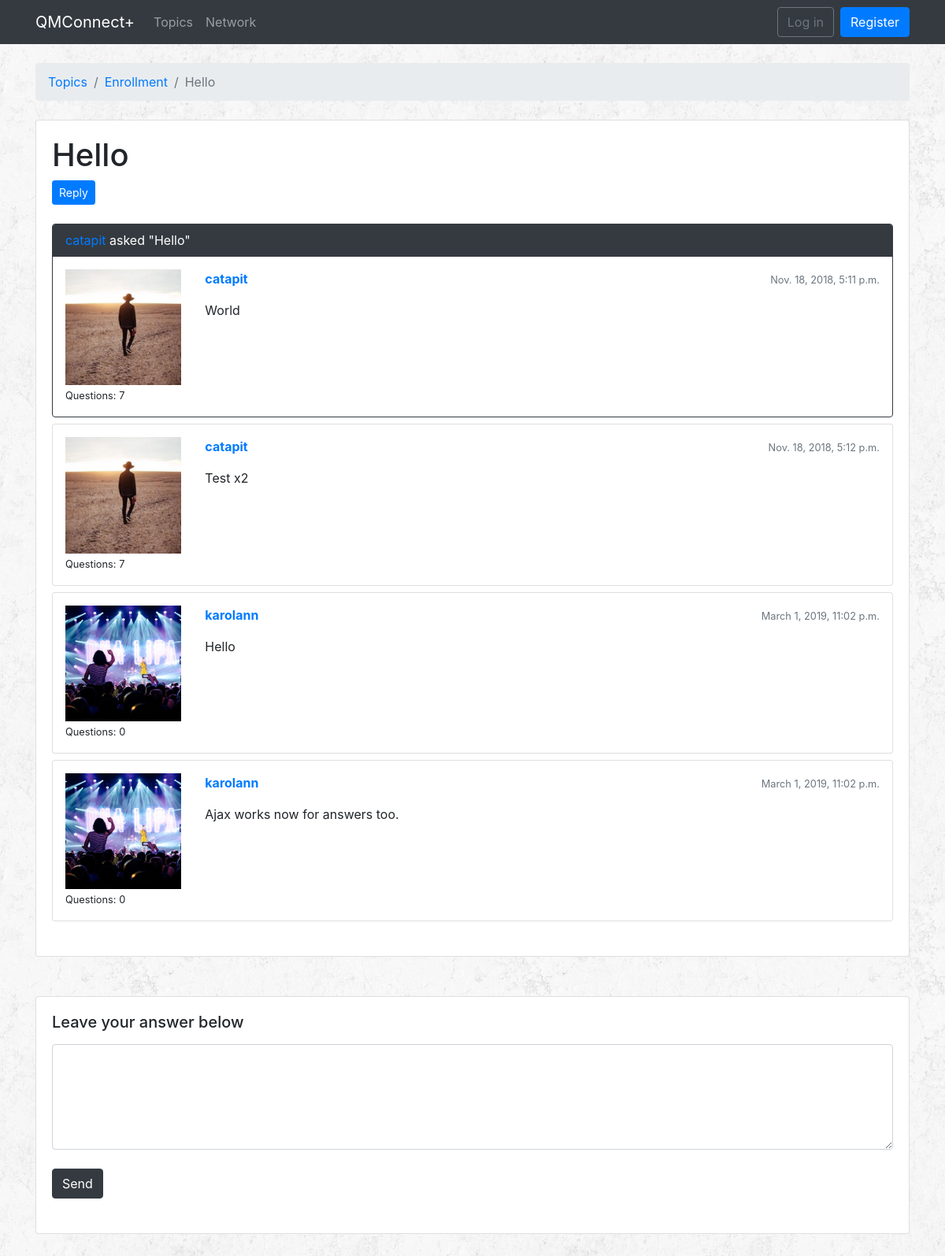
Page /topics/1/questions/323/ on the committed database.
### qa/models.py (models this page shows, shortened)
class Question(models.Model):
    subject = models.CharField(max_length=255)
    last_updated = models.DateTimeField(auto_now_add=True)
    topic = models.ForeignKey(Topic, related_name='questions', on_delete=models.CASCADE)
    starter = models.ForeignKey(User, related_name='questions', on_delete=models.CASCADE)
    views = models.PositiveIntegerField(default=0)

class Topic(models.Model):
    name = models.CharField(max_length=30, unique=True)
    description = models.CharField(max_length=100)

class Answer(models.Model):
    message = models.TextField(max_length=4000)
    question = models.ForeignKey(Question, related_name='answers', on_delete=models.CASCADE)
    created_at = models.DateTimeField(auto_now_add=True)
    updated_at = models.DateTimeField(null=True)
    created_by = models.ForeignKey(User, related_name='answers', on_delete=models.CASCADE)
    updated_by = models.ForeignKey(User, null=True, related_name='+', on_delete=models.CASCADE)
    def message_to_markdown(self):
        return mark_safe(markdown(self.message, safe_mode='escape'))

### accounts/models.py (models this page shows, shortened)
class Profile(models.Model):
    YEAR = (
        ('1', '1st year'),
        ('2', '2nd year'),
        ('3', '3rd year'),
    )
    SUBJECT = (
        ('BCS', 'BSc Computer Science'),
        ('BCSM', 'BSc Computer Science and Mathematics'),
        ('BCSIE', 'BSc Computer Science with Industrial Experience'),
        ('BCSWM', 'BSc Computer Science with Management (ITMB)'),
    )
    user = models.OneToOneField(User, on_delete=models.CASCADE)
    dob = models.DateField(auto_now=False, auto_now_add=False)
    image = models.ImageField(upload_to='profile_images', default='')
    universityYear = models.CharField(choices=YEAR, max_length=1, default='')
    subject = models.CharField(choices=SUBJECT, max_length=5, default='')
    module = models.ManyToManyField(Module)
    interest = models.ManyToManyField(Interest)
    message = models.ManyToManyField('self', blank=True, symmetrical=False, through="Message")

### qa/views.py (the view)
# urls.py: path('topics/<int:pk>/questions/<int:question_pk>/', qa_views.AnswersView.as_view(), name = 'question_answers'),
class AnswersView(ListView):
    model = Answer
    context_object_name = 'answers'
    template_name = 'question_answers.html'
    paginate_by = 5
    def get_context_data(self, **kwargs):
        session_key = 'viewed_question_{}'.format(self.question.pk)
        if not self.request.session.get(session_key, False):
            self.question.views += 1
            self.question.save()
            self.request.session[session_key] = True
        kwargs['question'] = self.question
        return super().get_context_data(**kwargs)
    def get_queryset(self):
        self.question = get_object_or_404(Question, topic__pk = self.kwargs.get('pk'), pk = self.kwargs.get('question_pk'))
        queryset = self.question.answers.order_by('created_at')
        return queryset

### templates/question_answers.html (shortened to what this page needs)
{% extends 'base.html' %}
{% load static %}
{% block breadcrumb %}
<li class="breadcrumb-item"><a href="{% url 'qa:home' %}">Topics</a></li>
<li class="breadcrumb-item"><a href="{% url 'qa:topic_questions' question.topic.pk %}">{{ question.topic.name }}</a></li>
<li class="breadcrumb-item active">{{ question.subject }}</li>
{% endblock %}
{% block content %}
<div class="bottom-padding">
  <div class="card">
    <div class="card-body">
      <div class="mb-4">
        <h1> {{ question.subject }} </h1>
        <a href="{% url 'qa:answer_question' question.topic.pk question.pk %}" class="btn btn-primary btn-sm" role="button">Reply</a>
      </div>
      {% for answer in answers %}
      <div id="{{ answer.pk }}" class="card {% if forloop.last %}mb-4{% else %}mb-2{% endif %} {% if forloop.first %}border-dark{% endif %}">
        {% if forloop.first %}
        <div class="card-header text-white bg-dark py-2 px-3"><a href="{% url 'qa:profile' question.starter.pk %}">{{ question.starter }}</a> asked "{{ question.subject }}" </div>
        {% endif %}
        <div class="card-body p-3">
          <div class="row">
            <div class="col-2">
              <img src="/profile_images/{{ answer.created_by.profile.image }}" alt="{{ answer.created_by.username }}" class="w-100">
              <small>Questions: {{ answer.created_by.questions.count }}</small>
            </div>
            <div class="col-10">
              <div class="row mb-3">
                <div class="col-6">
                  <strong class="text-muted"><a href="{% url 'qa:profile' answer.created_by.pk %}">{{ answer.created_by.username }}</a></strong>
                </div>
                <div class="col-6 text-right">
                  <small class="text-muted"> {{ answer.created_at }} </small>
                </div>
              </div>
              {{ answer.message_to_markdown }}
            </div>
          </div>
        </div>
      </div>
      {% endfor %}
    </div>
  </div>
</div>
<div class="bottom-padding">
  <div class="card">
    <div class="card-body">
      <h5 class="card-title">Leave your answer below </h5>
      <div class="mb-4">
        <form class="mb-4">
          <div class="form-group">
            <textarea class="form-control" name="textarea_answerquestion" cols="40" rows="5" id="textarea_answerquestion"></textarea> </br>
            <button type="button" class="btn btn-dark" id="answer-submit">Send</button>
          </div>
        </form>
      </div>
    </div>
  </div>
</div>
{% endblock %}

### static/css/style.css (style rules this page uses)
body { background-image: url(../images/rockywall.png); }
.bottom-padding { padding-bottom: 50px; }

### rows in the picture
Question: topic.name "Enrollment", subject "Hello", starter "catapit"
Answer: created_by.profile.image (picture), created_by.questions.count "7", created_by.username "catapit", created_at "Nov. 18, 2018, 5:11 p.m.", message_to_markdown "World"
Answer: created_by.profile.image (picture), created_by.questions.count "7", created_by.username "catapit", created_at "Nov. 18, 2018, 5:12 p.m.", message_to_markdown "Test x2"
Answer: created_by.profile.image (picture), created_by.questions.count "0", created_by.username "karolann", created_at "March 1, 2019, 11:02 p.m.", message_to_markdown "Hello"
Answer: created_by.profile.image (picture), created_by.questions.count "0", created_by.username "karolann", created_at "March 1, 2019, 11:02 p.m.", message_to_markdown "Ajax works now for answers too."
